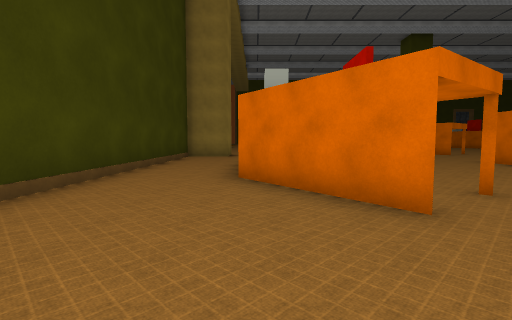
[1] (above)

12 first-person views from a walk through a scene from a Unity 3-D project. The camera is 1.4 m above the floor, tilts 4° down and sees 85° across. Doors are open. The floor is counted in squares, 2 m on a side. Each view is taken from the middle of a square. On the plan, view 1 faces up. The plan holds only what a view shows up to about 9 squares ahead; the rest is blank. The place goes on beyond the plan. The player is left out. Some surface patterns are stand-ins.

[2]
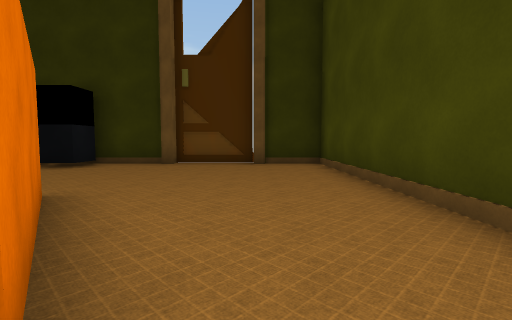

[3]
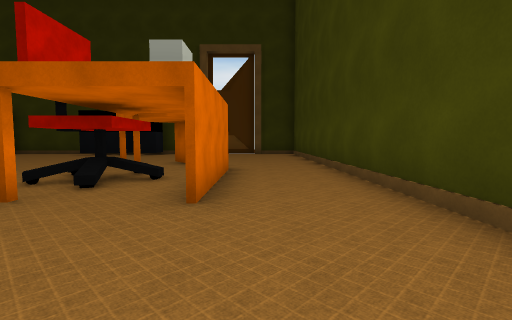

[4]
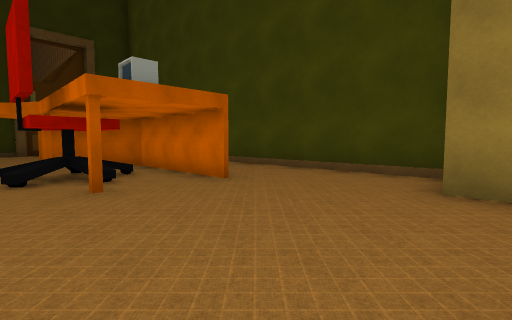

[5]
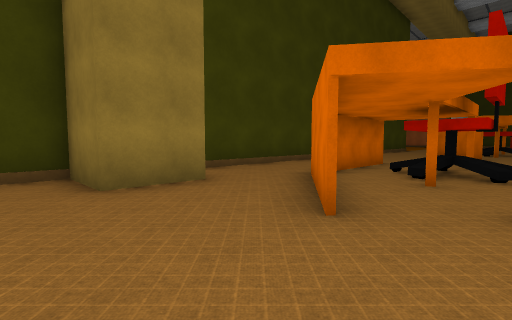

[6]
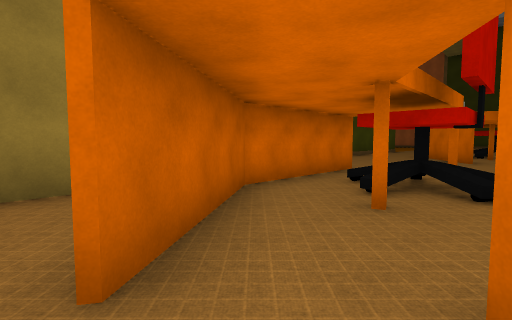

[7]
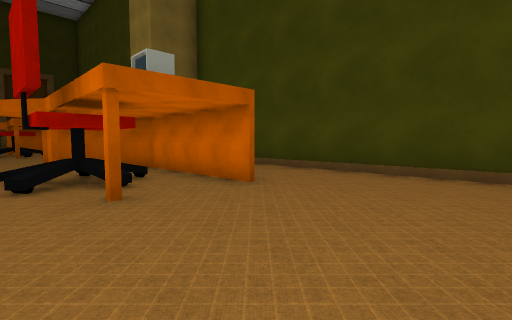

[8]
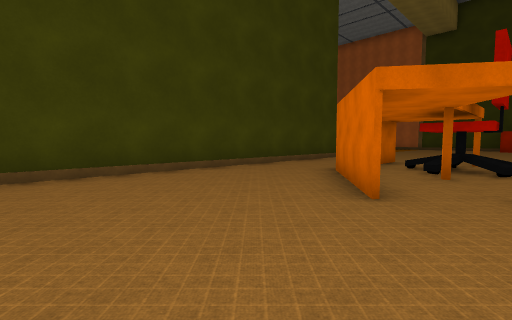

[9]
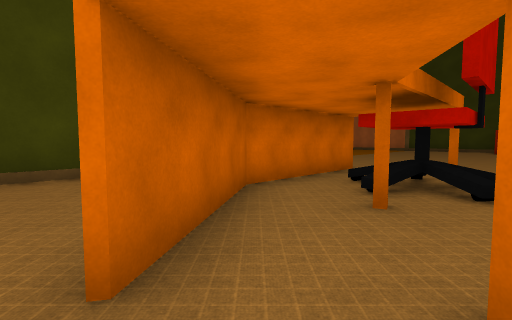

[10]
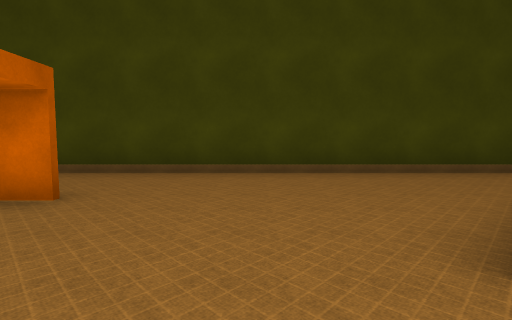

[11]
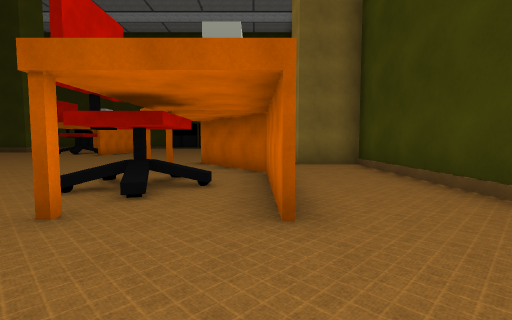

[12]
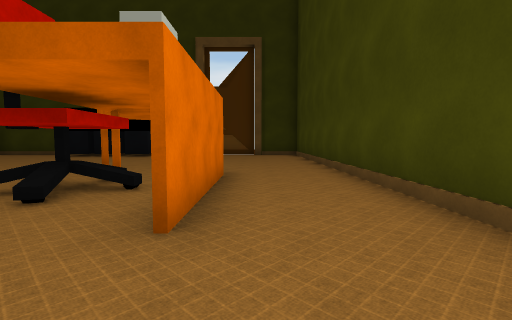

### Floor plan
Key: @ floor where view 1 was taken; # wall or solid block; . floor; / step, stairs or slope; D open door; = window, fence, low wall or low ledge; C chair.
Columns run from 3 left of view 1 to 3 right of it. Each row starts with its distance up from view 1.
 27 #..#=C.
 26 #..###.
 25 #..##..
 24 #...#.#
 23 #......
 22 #......
 21 #......
 20 #....#.
 19 #..#...
 18 #..#CC.
 17 #..#.C.
 16 #..###.
 15 #..##..
 14 ##..#.#
 13 ##.....
 12 #......
 11 #......
 10 #......
  9 #....#.
  8 #..#...
  7 #..#/C.
  6 #..#...
  5 #..#.#.
  4 #..##.#
  3 #...#..
  2 #......
  1 #......
  0 #..@...
 -1 #......
 -2 #......
 -3 ###DD##

Where each view was taken, in squares from view 1:
view 1: 0 up, 0 right, facing up
view 2: 6 up, 1 left, facing down
view 3: 12 up, 1 left, facing down
view 4: 13 up, 3 right, facing down-left
view 5: 11 up, 3 right, facing up-left
view 6: 13 up, 3 right, facing up-left
view 7: 23 up, 3 right, facing down-left
view 8: 20 up, 3 right, facing up-left
view 9: 23 up, 3 right, facing up-left
view 10: 22 up, 3 right, facing left
view 11: 22 up, 0 right, facing down
view 12: 11 up, 1 left, facing down
